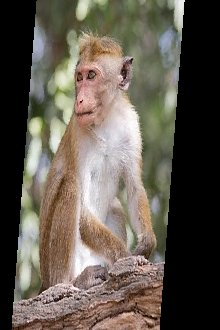
#> input picture python_for_microscopists-master/images/monkey_distorted.jpg, 220 x 330 px; the run also reads 1 picture not shown here
$ python 191_measure_img_similarity.py
#> lines starting #> are read from the running program, lines starting #| are printed output that depends on the picture
# https://youtu.be/16s3Pi1InPU
"""
Comparing images using ORB/SIFT feature detectors
and structural similarity index.

@author: Sreenivas Bhattiprolu
"""


from skimage.metrics import structural_similarity
import cv2

#Works well with images of different dimensions
def orb_sim(img1, img2):
  # SIFT is no longer available in cv2 so using ORB
  orb = cv2.ORB_create()

  # detect keypoints and descriptors
  kp_a, desc_a = orb.detectAndCompute(img1, None)
  kp_b, desc_b = orb.detectAndCompute(img2, None)

  # define the bruteforce matcher object
  bf = cv2.BFMatcher(cv2.NORM_HAMMING, crossCheck=True)

  #perform matches.
  matches = bf.match(desc_a, desc_b)
  #Look for similar regions with distance < 50. Goes from 0 to 100 so pick a number between.
  similar_regions = [i for i in matches if i.distance < 50]
  if len(matches) == 0:
    return 0
  return len(similar_regions) / len(matches)


#Needs images to be same dimensions
def structural_sim(img1, img2):

  sim, diff = structural_similarity(img1, img2, full=True)
  return sim

img00 = cv2.imread('images/monkey_distorted.jpg', 0)
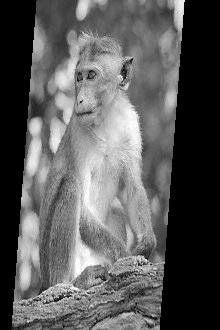
#> img00: shape (330, 220); min 0, max 255, mean 90.5
img01 = cv2.imread('images/monkey_rotated.jpg', 0)
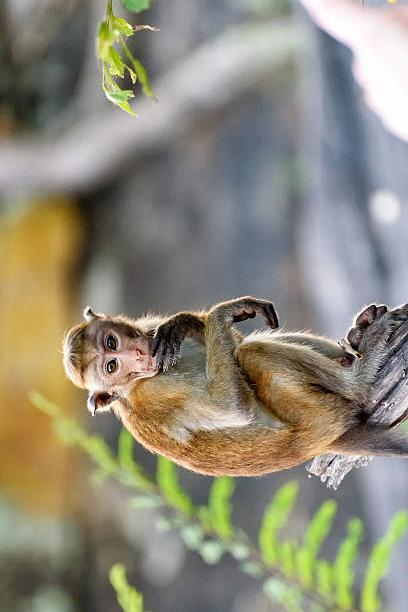
#> input picture images/monkey_rotated.jpg, 408 x 612 px, found by its file name
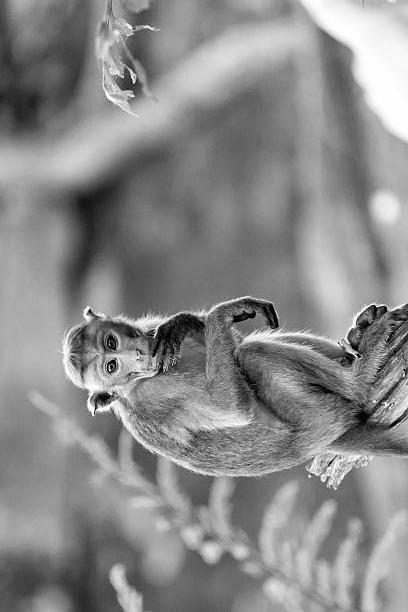
#> img01: shape (612, 408); min 0, max 255, mean 137.6

img1 = cv2.imread('images/BSE.jpg', 0)  # 714 x 901 pixels
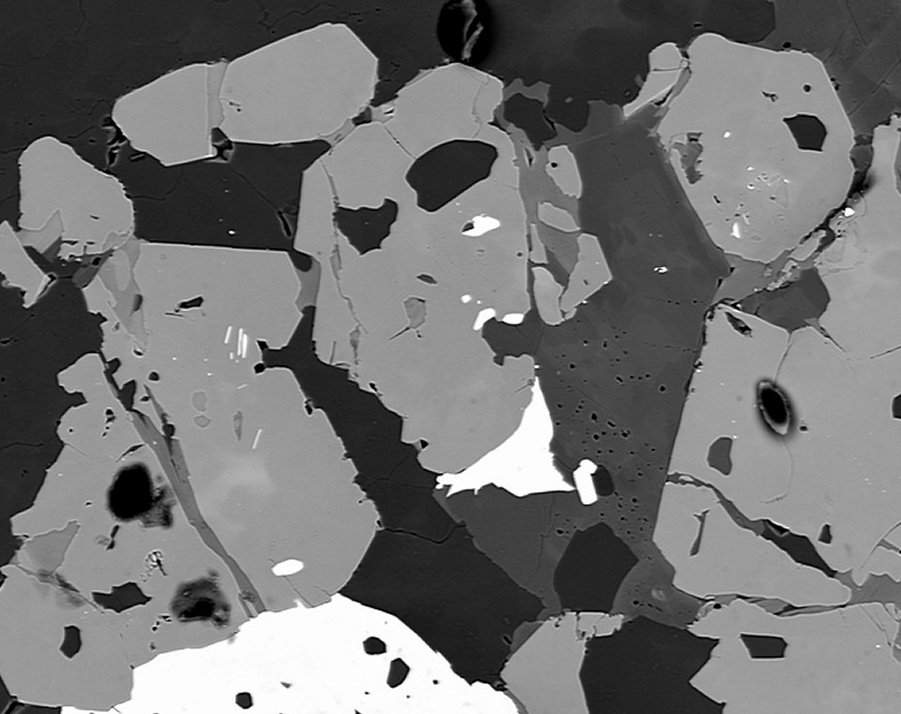
#> input picture python_for_microscopists-master/images/noisy_images/BSE.jpg, 901 x 714 px, found by its file name
#> img1 is the input picture: shape (714, 901); min 0, max 255, mean 114.8
img2 = cv2.imread('images/BSE_noisy.jpg', 0)  # 714 x 901 pixels
img3 = cv2.imread('images/BSE_smoothed.jpg', 0)  # 203 x 256 pixels
img4 = cv2.imread('images/different_img.jpg', 0)  # 203 x 256 pixels

orb_similarity = orb_sim(img1, img3)  #1.0 means identical. Lower = not similar
#> in orb_sim, `kp_a, desc_a = orb.detectAndCompute(img1, None)`: kp_a = 500 keypoints; strongest (x, y, size): (436, 682, 31), (434, 681, 31), (437, 478, 31), (384, 647, 64.3)
#> (the run stopped early here; a loop or call above may not have finished)
